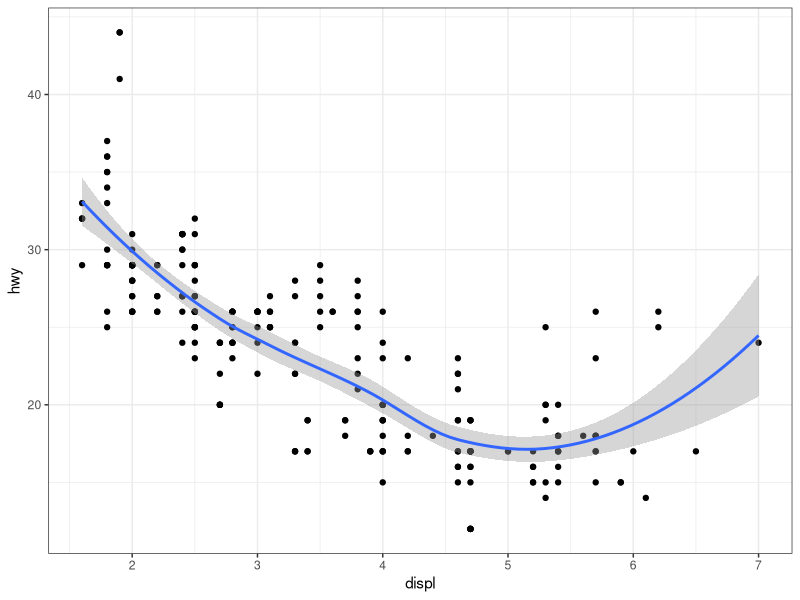

Recreate this plot in R.
## ---- chunk 1
x <- rnorm(10)
## ---- chunk 2
#| label: fig-gg
#| fig-cap: "A simple ggplot example"

library("ggplot2")
p <- ggplot(mpg, aes(displ, hwy)) +
  geom_point() +
  geom_smooth() + theme_bw()
p
## ---- chunk 3
knitr::kable(summary(cars), caption = "Table caption.")
